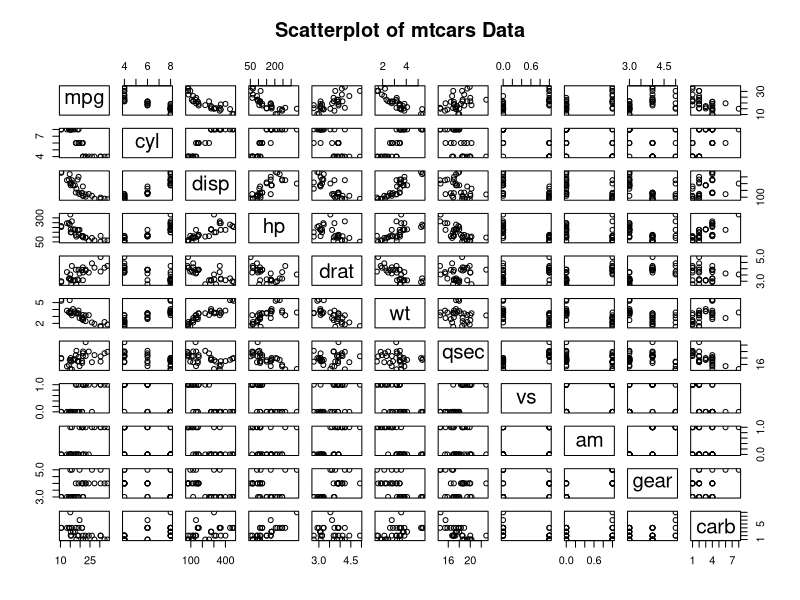

Write R code to recreate this figure.
## ---- chunk 1
     library(plyr)
     library(ggplot2)
     library(car)
     library(lattice)
     data(mtcars)
     summary(mtcars)
## ---- chunk 2
     pairs(mtcars, main = "Scatterplot of mtcars Data")
